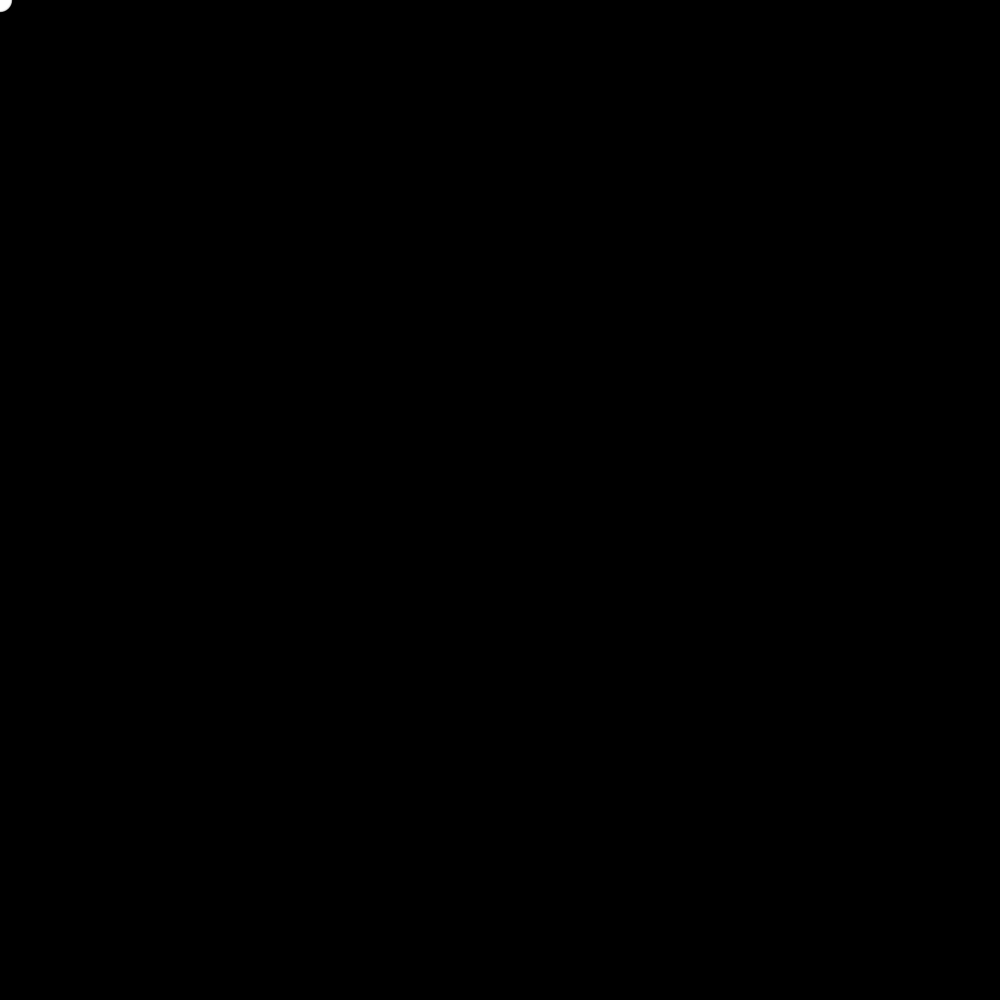
Frame 1 (no input)
Frame 60 (the mouse pressed at the canvas centre just before this capture): identical to frame 1, image omitted
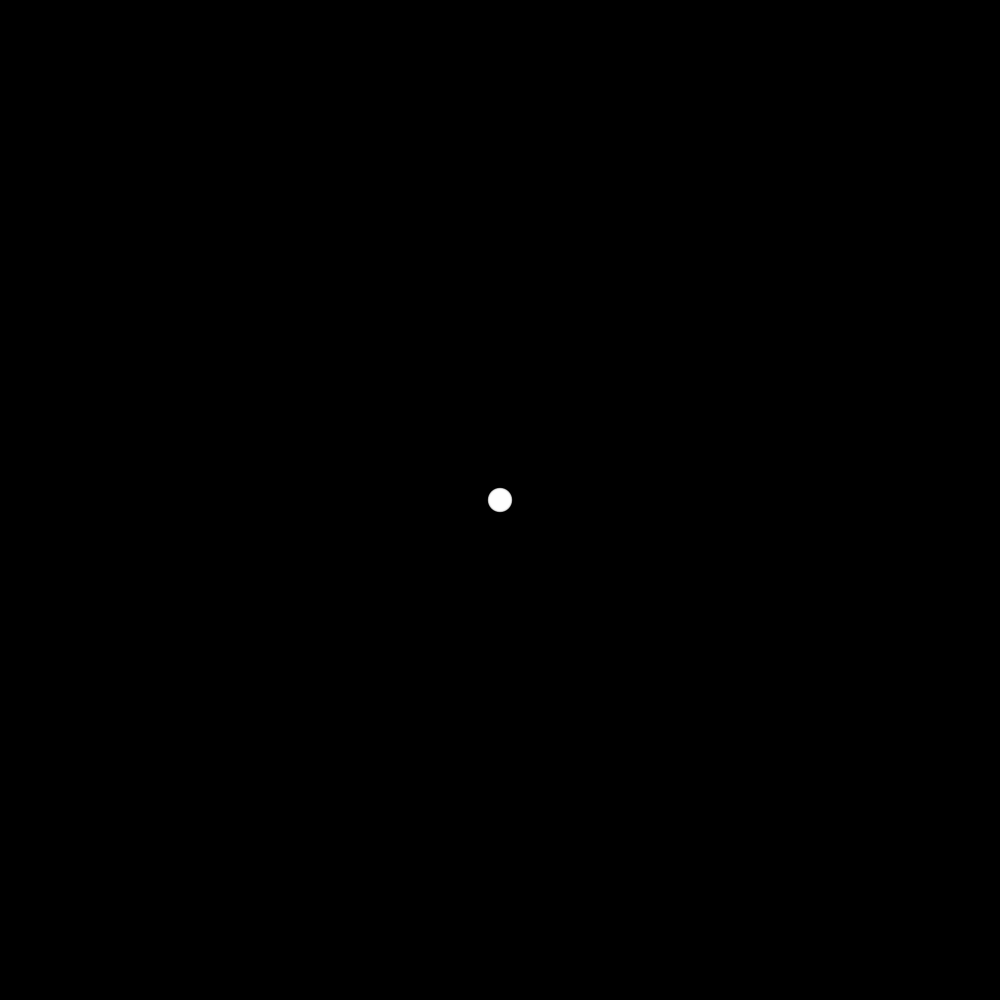
Frame 120 (the mouse held since frame 60 and released just before this capture)

The Processing sketch that drew these frames (run headless with seeded random() and noise(); from frame 60 on, the mouse is pressed at the canvas centre):

// Processing sketch: Ex_16
// ── Ex_16.pde
int num = 50; 
int[] x = new int[num]; 
int[] y = new int[num]; 
 
void setup() { 
  size(1000, 1000); 
  noStroke();  
  fill(255, 102);
} 
 
void draw() { 
  background(0); 
  // Shift the values to the right  
  for (int i = num-1; i > 0; i--) { 
    x[i] = x[i-1]; 
    y[i] = y[i-1]; 
  } 
  // Add the new values to the beginning of the array 
  x[0] = mouseX; 
  y[0] = mouseY; 
  // Draw the circles
  for (int i = 0; i < num; i++) { 
    ellipse(x[i], y[i], i/2.0, i/2.0); 
  } 
} 
